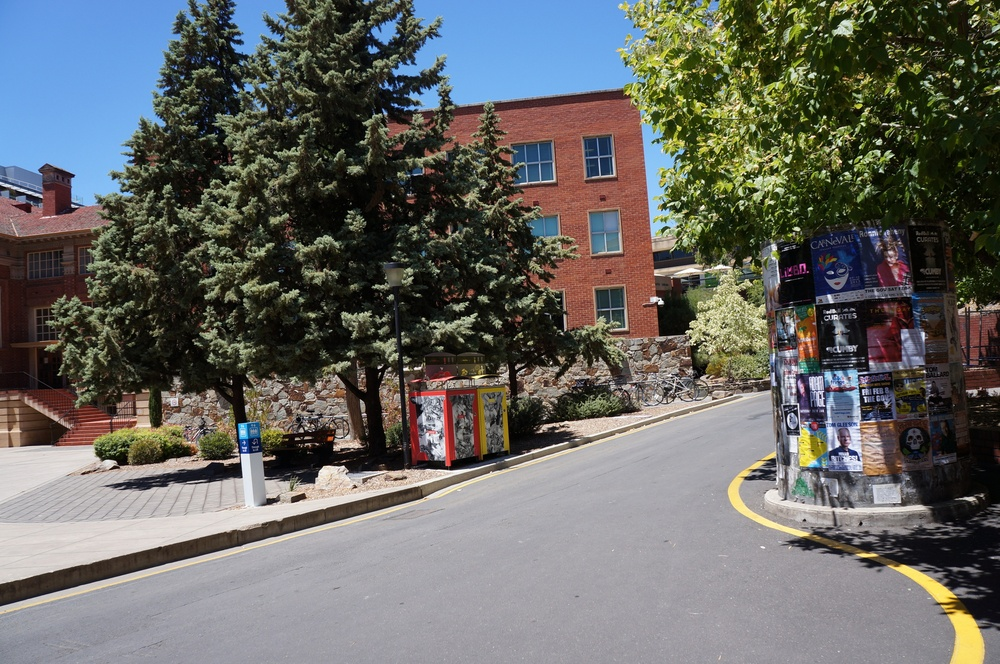
#> input picture cpv/workshop6/images/DSC02932.JPG, 1000 x 664 px, shrunk from 2000 x 1329 before the run; its folder holds 4 pictures in this run
$ python 2.py
#> lines starting #> are read from the running program, lines starting #| are printed output that depends on the picture
import numpy as np
import cv2
import glob
import imutils
import os
import matplotlib.pyplot as plt
import imageio
cv2.ocl.setUseOpenCL(False)
import warnings
os.chdir("/Users/datle/Desktop/CPV/cpv/workshop6/images")
images_path= glob.glob('*.JPG')
images=[]

feature_extraction_algo = 'sift'

feature_to_match = 'bf'

for img in images_path:
    print(img)
    img1= cv2.imread(img)
#> img1 is the input picture: shape (664, 1000, 3); mean B, G, R 99.3, 102.9, 102.2
    images.append(img1)
    # cv2.imshow('image', img1)
    # cv2.waitKey(0)

train_photo= images[1]

train_photo = cv2.cvtColor(train_photo,cv2.COLOR_BGR2RGB)
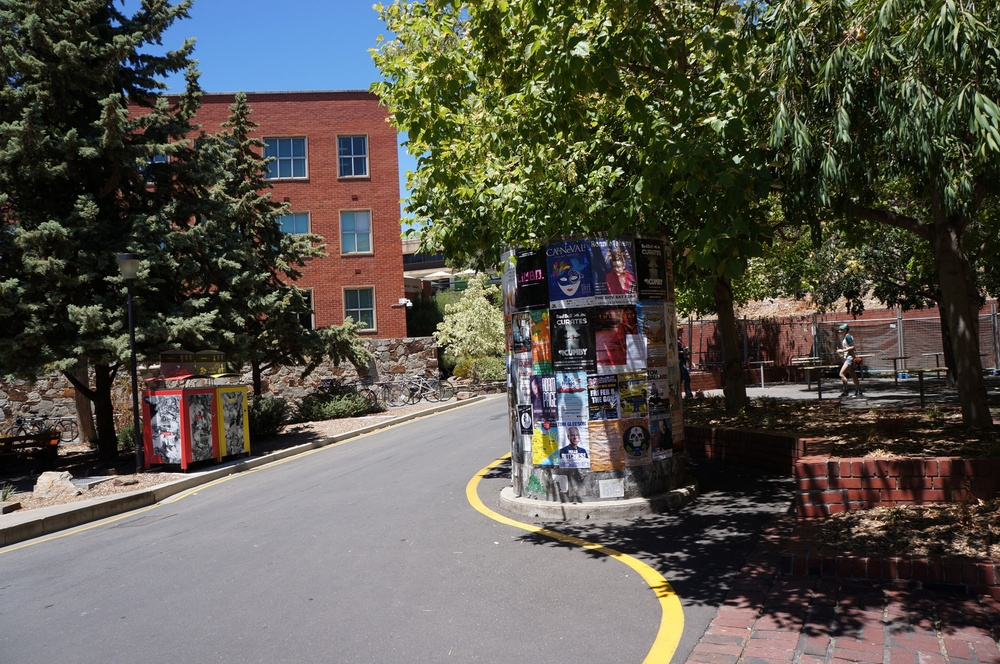
#> train_photo: shape (664, 1000, 3); mean R, G, B 88.3, 85.3, 76.3

train_photo_gray = cv2.cvtColor(train_photo, cv2.COLOR_RGB2GRAY)
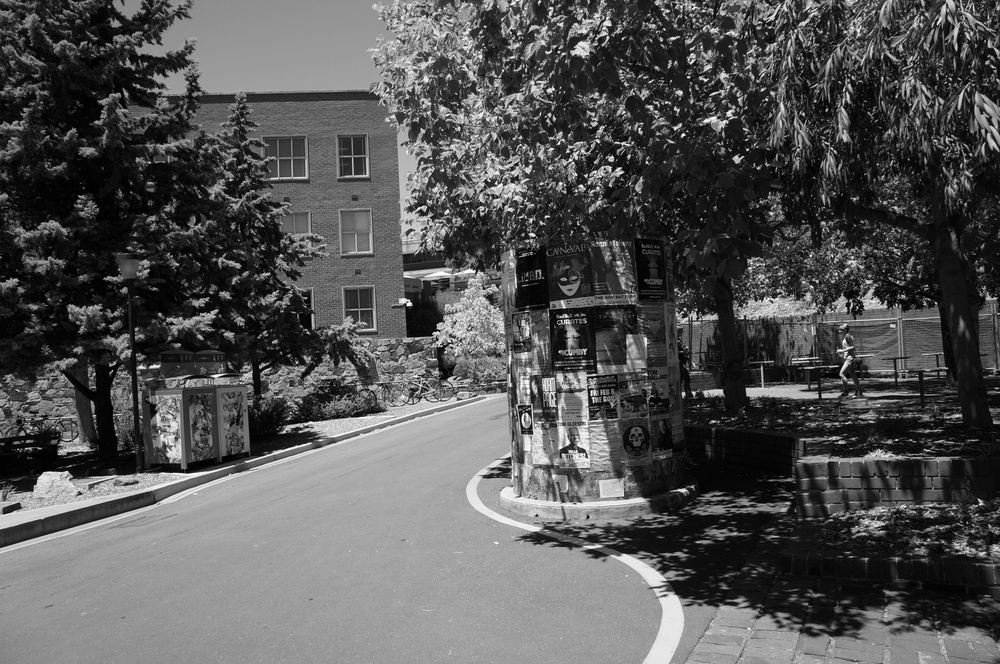
#> train_photo_gray: shape (664, 1000); min 0, max 255, mean 85.2

query_photo= images[0]
query_photo = cv2.cvtColor(query_photo,cv2.COLOR_BGR2RGB)
query_photo_gray = cv2.cvtColor(query_photo, cv2.COLOR_RGB2GRAY)
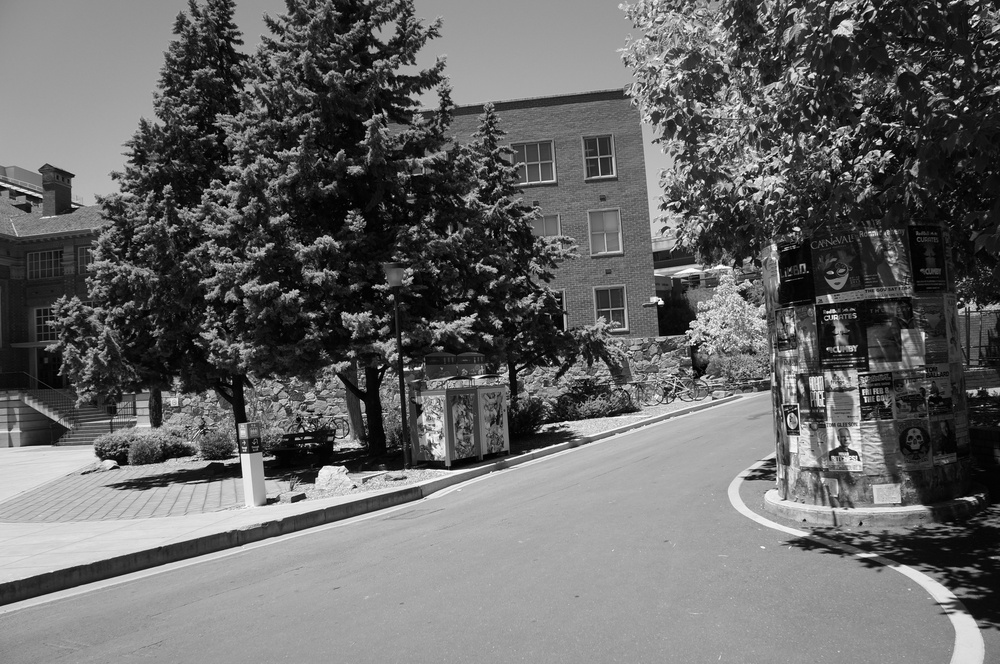
#> query_photo_gray: shape (664, 1000); min 0, max 255, mean 102.3

def show1():
    fig, (ax1, ax2) = plt.subplots(nrows=1, ncols=2, constrained_layout=False, figsize=(16,9))
    ax1.imshow(query_photo, cmap="gray")
    ax1.set_xlabel("Query image", fontsize=14)

    ax2.imshow(train_photo, cmap="gray")
    ax2.set_xlabel("Train image (Image to be transformed)", fontsize=14)
    plt.show()

def select_descriptor_methods(image, method=None):
#> called with method = 'sift'
    assert method is not None, "Please define a feature descriptor method. accepted Values are: 'sift', 'surf'"

    if method == 'sift':
        descriptor = cv2.SIFT_create()
    elif method == 'surf':
        descriptor = cv2.SURF_create()
    elif method == 'brisk':
        descriptor = cv2.BRISK_create()
    elif method == 'orb':
        descriptor = cv2.ORB_create()

    (keypoints, features) = descriptor.detectAndCompute(image, None)
#> keypoints = 7178 keypoints; strongest (x, y, size): (683, 135, 2.4), (409, 304, 3.3), (683, 394, 2.8), (694, 393, 2.5)

    return (keypoints, features)


keypoints_train_img, features_train_img = select_descriptor_methods(train_photo_gray, method=feature_extraction_algo)

keypoints_query_img, features_query_img = select_descriptor_methods(query_photo_gray, method=feature_extraction_algo)
#> in select_descriptor_methods (call 2), `(keypoints, features) = descriptor.detectAndCompute(image, None)`: keypoints = 6682 keypoints; strongest (x, y, size): (966, 108, 2.5), (661, 302, 3.4), (379, 367, 2.3), (406, 369, 3.2)

# [19 lines of commented-out code are left out]
def show2():
    fig, (ax1,ax2) = plt.subplots(nrows=1, ncols=2, figsize=(20,8), constrained_layout=False)

    ax1.imshow(cv2.drawKeypoints(train_photo_gray, keypoints_train_img, None, color=(0,255,0)))

    ax1.set_xlabel("(a)", fontsize=14)

    ax2.imshow(cv2.drawKeypoints(query_photo_gray,keypoints_query_img, None,color=(0,255,0)))
    ax2.set_xlabel("(b)", fontsize=14)
    plt.show()


def create_matching_object(method, crossCheck):
    "Create and return a Matcher Object"

    # For BF matcher, first we have to create the BFMatcher object using cv2.BFMatcher().
    # It takes two optional params.
    # normType - It specifies the distance measurement
    # crossCheck - which is false by default. If it is true, Matcher returns only those matches
    # with value (i,j) such that i-th descriptor in set A has j-th descriptor in set B as the best match
    # and vice-versa.
    if method == 'sift' or method == 'surf':
        bf = cv2.BFMatcher(cv2.NORM_L2, crossCheck=crossCheck)
    elif method == 'orb' or method == 'brisk':
        bf = cv2.BFMatcher(cv2.NORM_HAMMING, crossCheck=crossCheck)
    return bf


def key_points_matching(features_train_img, features_query_img, method):
    bf = create_matching_object(method, crossCheck=True)

    # Match descriptors.
    best_matches = bf.match(features_train_img, features_query_img)

    # Sort the features in order of distance.
    # The points with small distance (more similarity) are ordered first in the vector
    rawMatches = sorted(best_matches, key=lambda x: x.distance)
    print("Raw matches with Brute force):", len(rawMatches))
    return rawMatches

def key_points_matching_KNN(features_train_img, features_query_img, ratio, method):
    bf = create_matching_object(method, crossCheck=False)
    # compute the raw matches and initialize the list of actual matches
    rawMatches = bf.knnMatch(features_train_img, features_query_img, k=2)
    print("Raw matches (knn):", len(rawMatches))
    matches = []

    # loop over the raw matches
    for m,n in rawMatches:
        # ensure the distance is within a certain ratio of each
        # other (i.e. Lowe's ratio test)
        if m.distance < n.distance * ratio:
            matches.append(m)
    return matches

print("Drawing: {} matched features Lines".format(feature_to_match))

fig = plt.figure(figsize=(20, 8))

if feature_to_match == 'bf':
    matches = key_points_matching(features_train_img, features_query_img, method=feature_extraction_algo)

    mapped_features_image = cv2.drawMatches(train_photo, keypoints_train_img, query_photo, keypoints_query_img,
                                            matches[:100],
                                            None, flags=cv2.DrawMatchesFlags_NOT_DRAW_SINGLE_POINTS)
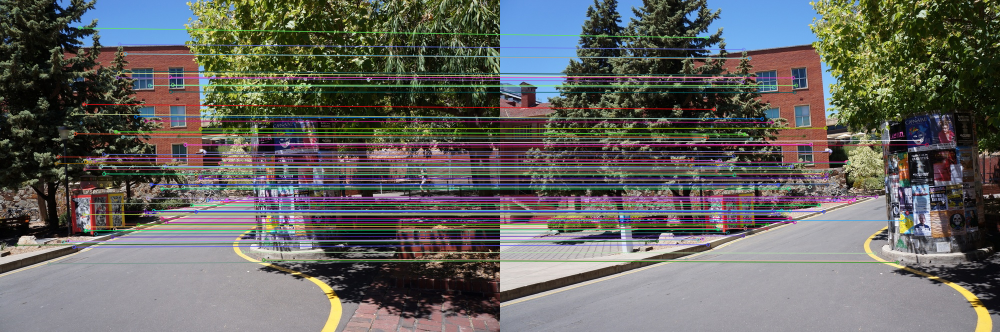
#> mapped_features_image: shape (664, 2000, 3) (shown at 1/2 size); mean R, G, B 100.7, 99.7, 95.9

# Now for cross checking draw the feature-mapping lines also with KNN
elif feature_to_match == 'knn':
    matches = key_points_matching_KNN(features_train_img, features_query_img, ratio=0.75,
                                      method=feature_extraction_algo)

    mapped_features_image_knn = cv2.drawMatches(train_photo, keypoints_train_img, query_photo, keypoints_query_img,
                                                np.random.choice(matches, 100),
                                                None, flags=cv2.DrawMatchesFlags_NOT_DRAW_SINGLE_POINTS)

#plt.imshow(mapped_features_image)
# plt.axis('off')
# plt.savefig("./output/" + feature_to_match + "_matching_img_"+'.jpeg', bbox_inches='tight',
#             dpi=300, optimize=True, format='jpeg')


def homography_stitching(keypoints_train_img, keypoints_query_img, matches, reprojThresh):
    """ converting the keypoints to numpy arrays before passing them for calculating Homography Matrix.

    Because we are supposed to pass 2 arrays of coordinates to cv2.findHomography, as in I have these points in image-1, and I have points in image-2, so now what is the homography matrix to transform the points from image 1 to image 2
    """
    keypoints_train_img = np.float32([keypoint.pt for keypoint in keypoints_train_img])
    keypoints_query_img = np.float32([keypoint.pt for keypoint in keypoints_query_img])

    ''' For findHomography() - I need to have an assumption of a minimum of correspondence points that are present between the 2 images. Here, I am assuming that Minimum Match Count to be 4 '''
    if len(matches) > 4:
        # construct the two sets of points
        points_train = np.float32([keypoints_train_img[m.queryIdx] for m in matches])
        points_query = np.float32([keypoints_query_img[m.trainIdx] for m in matches])

        # Calculate the homography between the sets of points
        (H, status) = cv2.findHomography(points_train, points_query, cv2.RANSAC, reprojThresh)

        return (matches, H, status)
    else:
        return None

M = homography_stitching(keypoints_train_img, keypoints_query_img, matches, reprojThresh=4)

if M is None:
    print("Error!")

(matches, Homography_Matrix, status) = M

print(Homography_Matrix)

# For the calculation of the width and height of the final horizontal panoramic images
# I can just add the widths of the individual images and for the height
# I can take the max from the 2 individual images.

width = query_photo.shape[1] + train_photo.shape[1]
#> width = 2000
print("width ", width)
#| width  2000
# 2922 - Which is exactly the sum value of the width of
# my train.jpg and query.jpg


height = max(query_photo.shape[0], train_photo.shape[0])
#> height = 664

# otherwise, apply a perspective warp to stitch the images together

# Now just plug that "Homography_Matrix"  into cv::warpedPerspective and I shall have a warped image1 into image2 frame

result = cv2.warpPerspective(train_photo, Homography_Matrix,  (width, height))
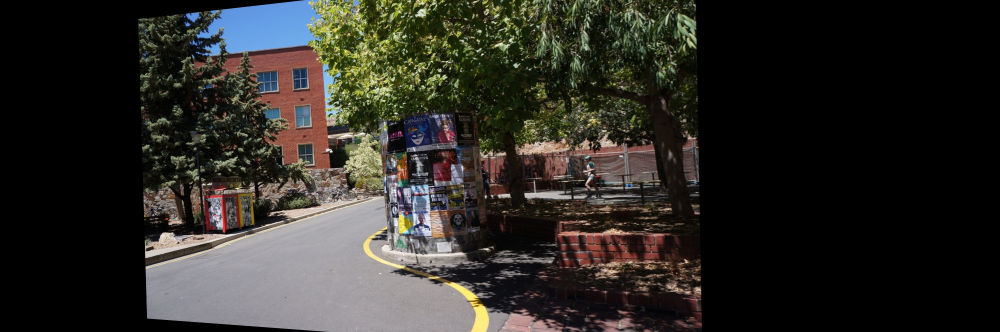
#> result: shape (664, 2000, 3) (shown at 1/2 size); mean R, G, B 45.5, 43.7, 38.6

# The warpPerspective() function returns an image or video whose size is the same as the size of the original image or video. Hence set the pixels as per my query_photo

result[0:query_photo.shape[0], 0:query_photo.shape[1]] = query_photo
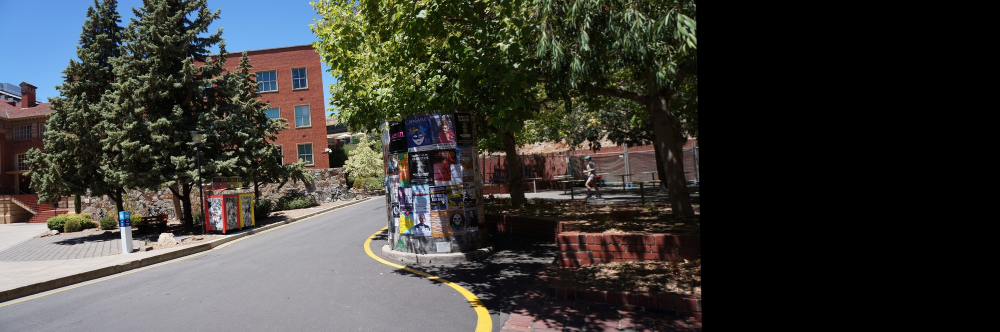
#> result: shape (664, 2000, 3) (shown at 1/2 size); mean R, G, B 62, 61.2, 57.2

plt.figure(figsize=(20,10))
plt.axis('off')
plt.imshow(result)

imageio.imwrite("horizontal_panorama_img_"+'.jpeg', result)

plt.show()
